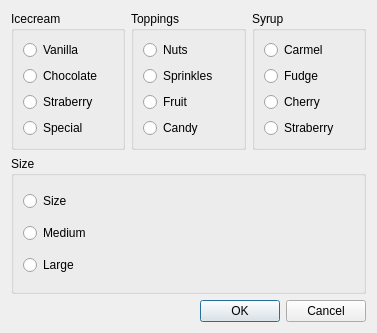
<?xml version="1.0" encoding="UTF-8"?>
<ui version="4.0">
 <class>Dialog</class>
 <widget class="QDialog" name="Dialog">
  <property name="geometry">
   <rect>
    <x>0</x>
    <y>0</y>
    <width>377</width>
    <height>333</height>
   </rect>
  </property>
  <property name="windowTitle">
   <string>Dialog</string>
  </property>
  <layout class="QVBoxLayout" name="verticalLayout_5">
   <item>
    <layout class="QHBoxLayout" name="horizontalLayout_2">
     <item>
      <widget class="QGroupBox" name="grpIcecream">
       <property name="title">
        <string>Icecream</string>
       </property>
       <layout class="QVBoxLayout" name="verticalLayout">
        <item>
         <widget class="QRadioButton" name="radioButton">
          <property name="text">
           <string>Vanilla</string>
          </property>
         </widget>
        </item>
        <item>
         <widget class="QRadioButton" name="radioButton_2">
          <property name="text">
           <string>Chocolate</string>
          </property>
         </widget>
        </item>
        <item>
         <widget class="QRadioButton" name="radioButton_3">
          <property name="text">
           <string>Straberry</string>
          </property>
         </widget>
        </item>
        <item>
         <widget class="QRadioButton" name="radioButton_4">
          <property name="text">
           <string>Special</string>
          </property>
         </widget>
        </item>
       </layout>
      </widget>
     </item>
     <item>
      <widget class="QGroupBox" name="grpToppings">
       <property name="title">
        <string>Toppings</string>
       </property>
       <layout class="QVBoxLayout" name="verticalLayout_2">
        <item>
         <widget class="QRadioButton" name="radioButton_5">
          <property name="text">
           <string>Nuts</string>
          </property>
         </widget>
        </item>
        <item>
         <widget class="QRadioButton" name="radioButton_6">
          <property name="text">
           <string>Sprinkles</string>
          </property>
         </widget>
        </item>
        <item>
         <widget class="QRadioButton" name="radioButton_7">
          <property name="text">
           <string>Fruit</string>
          </property>
         </widget>
        </item>
        <item>
         <widget class="QRadioButton" name="radioButton_8">
          <property name="text">
           <string>Candy</string>
          </property>
         </widget>
        </item>
       </layout>
      </widget>
     </item>
     <item>
      <widget class="QGroupBox" name="grpSyrup">
       <property name="title">
        <string>Syrup</string>
       </property>
       <layout class="QVBoxLayout" name="verticalLayout_3">
        <item>
         <widget class="QRadioButton" name="radioButton_9">
          <property name="text">
           <string>Carmel</string>
          </property>
         </widget>
        </item>
        <item>
         <widget class="QRadioButton" name="radioButton_10">
          <property name="text">
           <string>Fudge</string>
          </property>
         </widget>
        </item>
        <item>
         <widget class="QRadioButton" name="radioButton_11">
          <property name="text">
           <string>Cherry</string>
          </property>
         </widget>
        </item>
        <item>
         <widget class="QRadioButton" name="radioButton_12">
          <property name="text">
           <string>Straberry</string>
          </property>
         </widget>
        </item>
       </layout>
      </widget>
     </item>
    </layout>
   </item>
   <item>
    <widget class="QGroupBox" name="grpSize">
     <property name="title">
      <string>Size</string>
     </property>
     <layout class="QVBoxLayout" name="verticalLayout_4">
      <item>
       <widget class="QRadioButton" name="radioButton_13">
        <property name="text">
         <string>Size</string>
        </property>
       </widget>
      </item>
      <item>
       <widget class="QRadioButton" name="radioButton_14">
        <property name="text">
         <string>Medium</string>
        </property>
       </widget>
      </item>
      <item>
       <widget class="QRadioButton" name="radioButton_15">
        <property name="text">
         <string>Large</string>
        </property>
       </widget>
      </item>
     </layout>
    </widget>
   </item>
   <item>
    <layout class="QHBoxLayout" name="horizontalLayout">
     <item>
      <spacer name="horizontalSpacer">
       <property name="orientation">
        <enum>Qt::Horizontal</enum>
       </property>
       <property name="sizeHint" stdset="0">
        <size>
         <width>40</width>
         <height>20</height>
        </size>
       </property>
      </spacer>
     </item>
     <item>
      <widget class="QPushButton" name="btnOK">
       <property name="text">
        <string>OK</string>
       </property>
      </widget>
     </item>
     <item>
      <widget class="QPushButton" name="btnCancel">
       <property name="text">
        <string>Cancel</string>
       </property>
      </widget>
     </item>
    </layout>
   </item>
  </layout>
 </widget>
 <resources/>
 <connections/>
</ui>
